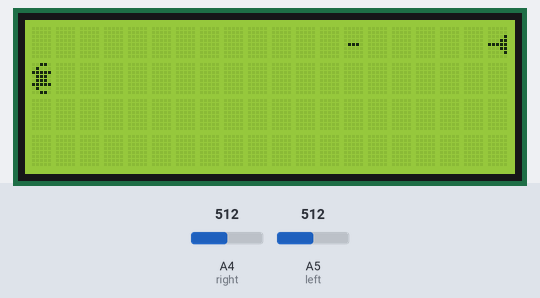
A sketch run on a simulated Arduino Uno, built with avr-gcc and run on an emulated ATmega328P. Shown: 20×4 character LCD. Inputs (shaded band) come from the test bench; at power-on: A5 (left) = 512, A4 (right) = 512.

Above: at 1.2 s.
1.3 s: A5 (left) set to 511
At 4.13 s:
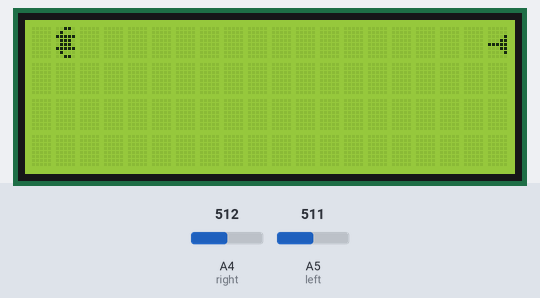
4.3 s: A5 (left) set to 306
At 4.64 s:
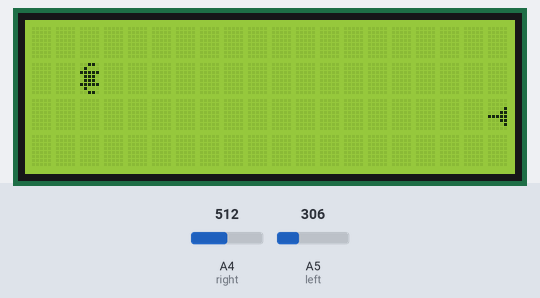
7.0 s: A5 (left) set to 521
At 7.28 s:
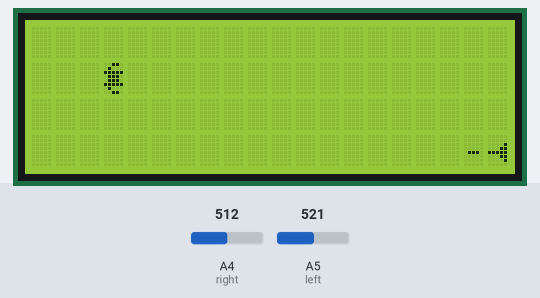
8.6 s: A4 (right) set to 511
At 11.44 s:
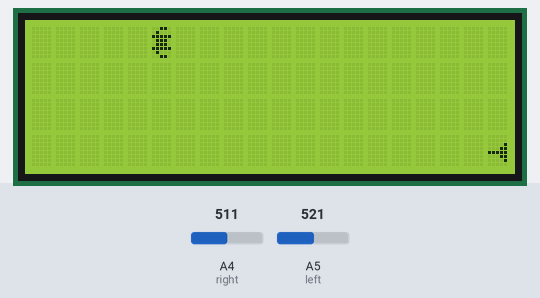
11.6 s: A4 (right) set to 306
At 12.25 s:
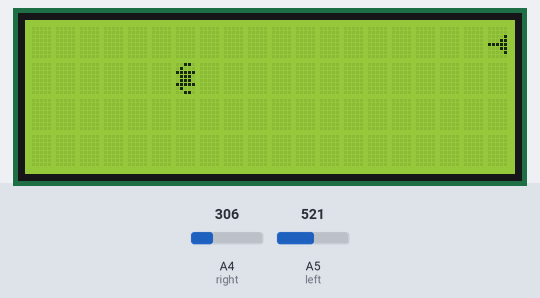
13.1 s: A4 (right) set to 521
At 22.74 s:
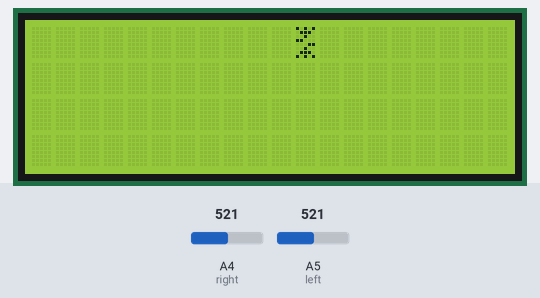

Measured:
- the behaviour switches between 512 and 511 on A5 (left) (found by bisection; images 0 and 1)
- the behaviour switches between 512 and 511 on A4 (right) (found by bisection; images 3 and 4)
- after the input at 1.3 s, the display: first differs from a run without the input after 2.6 s (image 1)
- after the input at 7.0 s, the display: changes after 0.18 s (image 3)
- after the input at 8.6 s, the display: first differs from a run without the input after 2.4 s (image 4 shows a later state)
- after the input at 13.1 s, the display: first changes after 0.17 s (image 6 shows a later state)
- what the display in image 5 shows lasts 0.4 s, from 12.1 s to 12.5 s

The sketch:

ArduinoInvaders20x4.ino
```cpp
//LCD SETUP
#include <LiquidCrystal.h>

LiquidCrystal lcd(12, 11, 5, 4, 3, 2);

//CHARACTER BYTES
byte canon[8] = {
  0b00000,
  0b00000,
  0b00001,
  0b00011,
  0b11111,
  0b00011,
  0b00001,
  0b00000
};

byte laser[8] = {
  0b00000,
  0b00000,
  0b00000,
  0b00000,
  0b01110,
  0b00000,
  0b00000,
  0b00000
};

byte poof[8] = {
  0b10101,
  0b01110,
  0b00100,
  0b11000,
  0b00011,
  0b00100,
  0b01110,
  0b10101
};

byte invaderZero[8] = {
  0b00110,
  0b01000,
  0b11111,
  0b01110,
  0b01110,
  0b11111,
  0b01000,
  0b00110
};

byte invaderOne[8] = {
  0b11000,
  0b00100,
  0b11111,
  0b01110,
  0b01110,
  0b11111,
  0b00100,
  0b11000
};

byte invaderTwo[8] = {
  0b00001,
  0b00010,
  0b01101,
  0b11110,
  0b11110,
  0b01101,
  0b00010,
  0b00001
};

//INVADERS
const int invader[] = {4, 5, 6};  //these will be the 3 invaders (see CHARACTERS)
int number = 0;                   //number determines wich invader is used 0,1 or 2
int directionInvader = 0;         //0 = left, 1 = right

//COLUMNS & LINES
int columnInvader = 0;
int lineInvader = 0;
int lineCanon = 0;
int columnLaser = 19;             //the laser begins at the last column
int lineLaser = 0;

//OTHER INTS
int counter = 0;                  //count how many times the void loop has been completed
int level = 0;                    //how many invaders you have hit
int difficulty = 3;               //the lower this number, the faster the invaders will go

//BUTTONS
const int left = A5;
const int right = A4;

void setup() {

//CHARACTERS
 lcd.createChar(1, canon);
 lcd.createChar(2, laser);
 lcd.createChar(3, poof);
 lcd.createChar(4, invaderZero);
 lcd.createChar(5, invaderOne);
 lcd.createChar(6, invaderTwo);

//STARTING LCD
 lcd.begin(20, 4);
}

void loop() {

//GOING LEFT/RIGHT
  int leftValue = analogRead(left);        //I used analog inputs to make it easier to replace the buttons with something like a potmeter for going left/right
  int rightValue = analogRead(right);
  if(leftValue > 511 && rightValue < 511 && lineCanon != 0){      //left (left button pressed)
    --lineCanon;
  }
  if(leftValue < 511 && rightValue > 511 && lineCanon != 3){      //right (right button pressed)
    ++lineCanon;
  }

//SHOOTING
  if(leftValue > 511 && rightValue > 511 && columnLaser == 19){ //shooting (both buttons pressed)
   lineLaser = lineCanon;                 //set laser on the correct line
  }
  if((leftValue > 511 && rightValue > 511) || columnLaser != 19){
    --columnLaser;
    lcd.setCursor(columnLaser, lineLaser);
    lcd.write(2);                          //move and write laser
  }
  if(columnLaser == 0){
   columnLaser = 19;                       //reset laser
  }

//ANIMATION
  lcd.setCursor(19, lineCanon);
  lcd.write(1);                          //write canon

  lcd.setCursor(columnInvader, lineInvader);
  lcd.write(invader[number]);            //write invader

  delay(200);
  lcd.clear();                           //delay & clear

  if(counter == difficulty){
    counter = 0;                         //reset counter

    if(directionInvader == 0 && lineInvader == 3){
     directionInvader = 1;
     --lineInvader;
     ++columnInvader;                    //move invader down & change direction when invader is all the way at the left
    }
    else if(directionInvader == 1 && lineInvader == 0){
     directionInvader = 0;
     ++lineInvader;
     ++columnInvader;                    //move invader down & change direction when invader is all the way at the right
    }

    else if(directionInvader == 0){
     ++lineInvader;                      //move invader left
    }
    else if(directionInvader == 1){
      --lineInvader;                     //move invader right
    }
  }

//HITTING
  if(columnLaser == columnInvader && lineLaser == lineInvader && columnLaser != 19){
  lcd.setCursor(columnLaser, lineInvader);
  lcd.write(3);                            //write poof
  columnLaser = 19;                        //reset laser
  columnInvader = 0;
  lineInvader = 0;                         //reset invader
  ++level;                                 //levelup
  ++number;                                //change invader
  if(number == 3) {
   number = 0;                             //reset number
  }
  delay(250);                              //short winners break
  }

//GAME OVER
  if(columnInvader == 19){
   lcd.clear();
   lcd.setCursor(0,1);
   lcd.print("Game Over");
   lcd.setCursor(0,2);
   lcd.print("Score: ");
   lcd.print(level);                      //game over screen with score
   delay(5000);                           //wait 5 sec before restarting

   columnInvader = 0;
   lineInvader = 0;
   counter = -1;
   columnLaser = 19;
   level = 0;
   difficulty = 3;                        //reset eveything
  }

//INCREASING DIFFICULTY
  if(level == 10 && difficulty == 3){
   --difficulty;                          //at level 10 the invaders will move faster
   counter = 0;                           //reset counter
  }

//COUNTING
 ++counter;                               //counter for animation
}
/*
Made by Thijs van Beers
Latest version: 27-5-2014
*/
```
